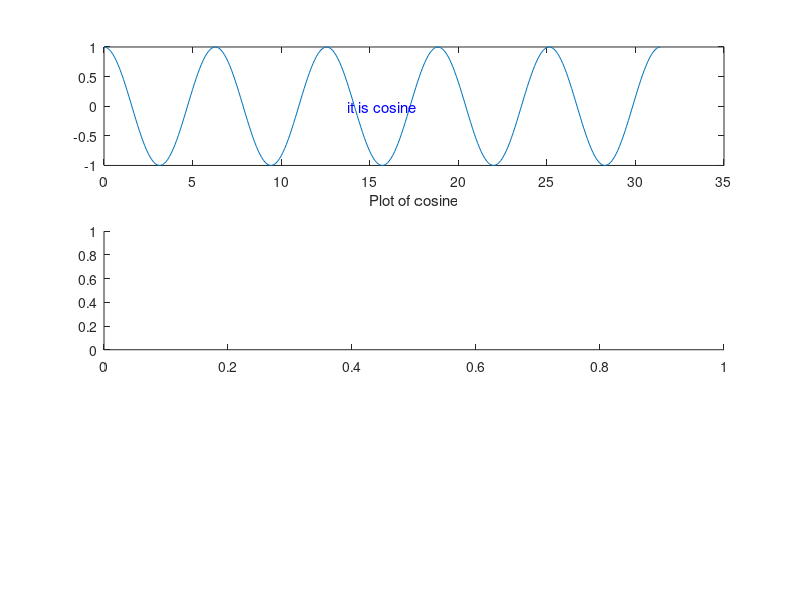

Here is the MATLAB script that generated this plot: (Note: this script raises an error after producing the figure.)
%Question 2
disp("Question 2");
arr = ones(5,4) * 5;
disp(arr);

%Question 3
disp("Question 3");
arr(:,2) = 3;
disp(arr);

%Question 4
disp("Question 4");
arr(:,4) = 4:4:20;
disp(arr);

%Question 5
disp("Question 5");
indices = find(arr>5);
disp(indices);

%Question 6
disp("Question 6 - See figure");
x = 0:0.1:10 * pi;
figure;
subplot(3,1,1); % using subplot as 3 questions require different figures
plot(x, cos(x));
xlabel('Plot of cosine');

%Question 7
disp('Question 7 - See figure');
text((5 * pi), 0, 'it is cosine', 'color', 'blue', 'FontSize', 11, 'HorizontalAlignment', 'center');

%Question 8
disp('Question 8 - See figure');
subplot(3,1,2); % using subplot as 3 questions require different figures
histogram(cos(x), 18);
xlabel('Histogram of cosine');

%Question 9
disp('Question 9 - See figure');
subplot(3,1,3); % using subplot as 3 questions require different figures
histogram(arr, 1:20);
xlabel('Histogram of arr');

%Question 10
disp('Question 10');
[m,n] = size(arr);
for i = 1:m*n
    if arr(i) > 5
        str = ['At index ' num2str(i) ', ' num2str(arr(i)) ' is greater than 5'];
        disp(str);
    end
end
